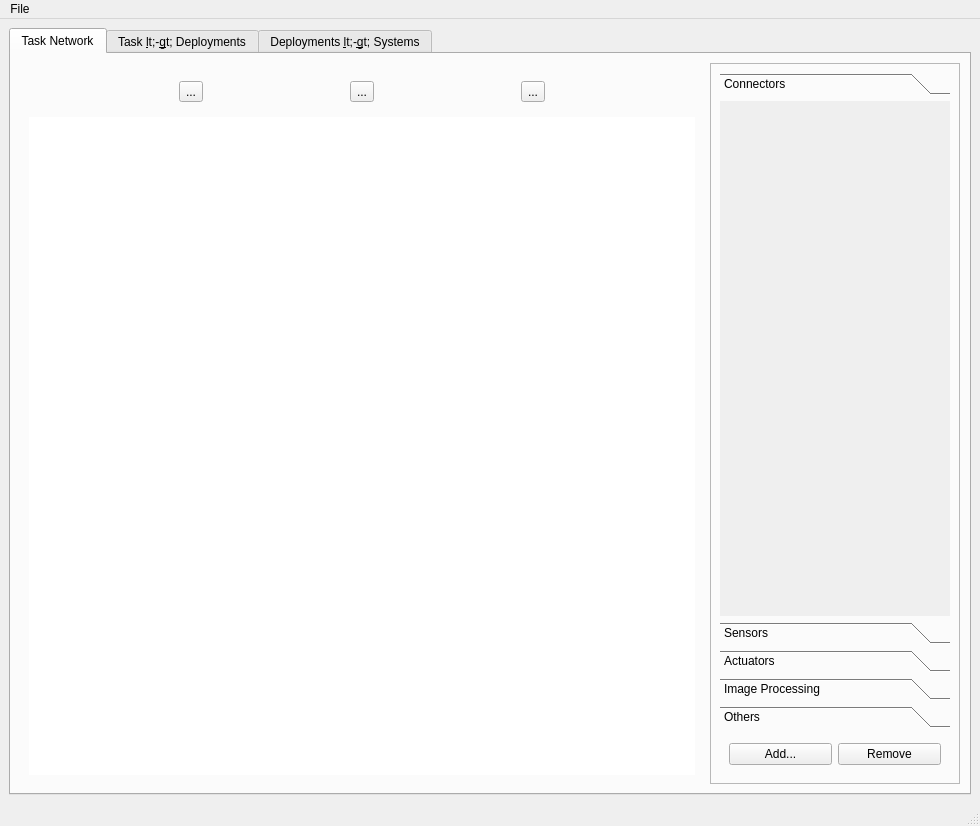
<?xml version="1.0" encoding="UTF-8"?>
<ui version="4.0">
 <class>TaskNetworkManagement</class>
 <widget class="QMainWindow" name="TaskNetworkManagement">
  <property name="geometry">
   <rect>
    <x>0</x>
    <y>0</y>
    <width>980</width>
    <height>826</height>
   </rect>
  </property>
  <property name="windowTitle">
   <string>MainWindow</string>
  </property>
  <widget class="QWidget" name="centralwidget">
   <layout class="QVBoxLayout" name="verticalLayout_2">
    <item>
     <widget class="QTabWidget" name="tabWidget">
      <property name="autoFillBackground">
       <bool>false</bool>
      </property>
      <property name="currentIndex">
       <number>0</number>
      </property>
      <widget class="QWidget" name="tab">
       <attribute name="title">
        <string>Task Network</string>
       </attribute>
       <layout class="QHBoxLayout" name="horizontalLayout">
        <item>
         <widget class="QWidget" name="widget_3" native="true">
          <layout class="QVBoxLayout" name="verticalLayout_3">
           <item>
            <widget class="QFrame" name="PanelOSGControl">
             <property name="sizePolicy">
              <sizepolicy hsizetype="Preferred" vsizetype="Fixed">
               <horstretch>0</horstretch>
               <verstretch>0</verstretch>
              </sizepolicy>
             </property>
             <property name="minimumSize">
              <size>
               <width>0</width>
               <height>30</height>
              </size>
             </property>
             <property name="frameShape">
              <enum>QFrame::NoFrame</enum>
             </property>
             <property name="frameShadow">
              <enum>QFrame::Raised</enum>
             </property>
             <layout class="QGridLayout" name="gridLayout">
              <item row="0" column="0">
               <widget class="QToolButton" name="toolButton">
                <property name="text">
                 <string>...</string>
                </property>
                <property name="icon">
                 <iconset resource="../../../../../../Documents/Projekte/D-Rock/Modeling/DRockGui/Icons.qrc">
                  <normaloff>:/icons/Images/linegraph_64px.png</normaloff>:/icons/Images/linegraph_64px.png</iconset>
                </property>
                <property name="iconSize">
                 <size>
                  <width>32</width>
                  <height>32</height>
                 </size>
                </property>
               </widget>
              </item>
              <item row="0" column="1">
               <widget class="QToolButton" name="toolButton_4">
                <property name="text">
                 <string>...</string>
                </property>
                <property name="icon">
                 <iconset resource="../../../../../../Documents/Projekte/D-Rock/Modeling/DRockGui/Icons.qrc">
                  <normaloff>:/icons/Images/tools_64px.png</normaloff>:/icons/Images/tools_64px.png</iconset>
                </property>
                <property name="iconSize">
                 <size>
                  <width>32</width>
                  <height>32</height>
                 </size>
                </property>
               </widget>
              </item>
              <item row="0" column="2">
               <widget class="QToolButton" name="toolButton_5">
                <property name="text">
                 <string>...</string>
                </property>
                <property name="icon">
                 <iconset resource="../../../../../../Documents/Projekte/D-Rock/Modeling/DRockGui/Icons.qrc">
                  <normaloff>:/icons/Images/global_64px.png</normaloff>:/icons/Images/global_64px.png</iconset>
                </property>
                <property name="iconSize">
                 <size>
                  <width>32</width>
                  <height>32</height>
                 </size>
                </property>
               </widget>
              </item>
             </layout>
            </widget>
           </item>
           <item>
            <widget class="QWidget" name="OSG_Widget" native="true">
             <property name="styleSheet">
              <string notr="true">background-color: rgb(255, 255, 255);</string>
             </property>
            </widget>
           </item>
          </layout>
         </widget>
        </item>
        <item>
         <widget class="QFrame" name="PanelTaskControl">
          <property name="sizePolicy">
           <sizepolicy hsizetype="Fixed" vsizetype="Preferred">
            <horstretch>0</horstretch>
            <verstretch>0</verstretch>
           </sizepolicy>
          </property>
          <property name="minimumSize">
           <size>
            <width>250</width>
            <height>0</height>
           </size>
          </property>
          <property name="frameShape">
           <enum>QFrame::StyledPanel</enum>
          </property>
          <property name="frameShadow">
           <enum>QFrame::Raised</enum>
          </property>
          <layout class="QVBoxLayout" name="verticalLayout">
           <item>
            <widget class="QToolBox" name="toolBox">
             <property name="currentIndex">
              <number>0</number>
             </property>
             <widget class="QWidget" name="page_5">
              <property name="geometry">
               <rect>
                <x>0</x>
                <y>0</y>
                <width>230</width>
                <height>484</height>
               </rect>
              </property>
              <attribute name="label">
               <string>Connectors</string>
              </attribute>
             </widget>
             <widget class="QWidget" name="page">
              <property name="geometry">
               <rect>
                <x>0</x>
                <y>0</y>
                <width>230</width>
                <height>484</height>
               </rect>
              </property>
              <attribute name="label">
               <string>Sensors</string>
              </attribute>
             </widget>
             <widget class="QWidget" name="page_2">
              <property name="geometry">
               <rect>
                <x>0</x>
                <y>0</y>
                <width>230</width>
                <height>484</height>
               </rect>
              </property>
              <attribute name="label">
               <string>Actuators</string>
              </attribute>
             </widget>
             <widget class="QWidget" name="page_3">
              <property name="geometry">
               <rect>
                <x>0</x>
                <y>0</y>
                <width>230</width>
                <height>484</height>
               </rect>
              </property>
              <attribute name="label">
               <string>Image Processing</string>
              </attribute>
             </widget>
             <widget class="QWidget" name="page_4">
              <property name="geometry">
               <rect>
                <x>0</x>
                <y>0</y>
                <width>230</width>
                <height>484</height>
               </rect>
              </property>
              <attribute name="label">
               <string>Others</string>
              </attribute>
             </widget>
            </widget>
           </item>
           <item>
            <widget class="QWidget" name="widget_2" native="true">
             <property name="minimumSize">
              <size>
               <width>0</width>
               <height>0</height>
              </size>
             </property>
             <layout class="QHBoxLayout" name="horizontalLayout_2">
              <item>
               <widget class="QPushButton" name="pushButton">
                <property name="text">
                 <string>Add...</string>
                </property>
               </widget>
              </item>
              <item>
               <widget class="QPushButton" name="pushButton_2">
                <property name="text">
                 <string>Remove</string>
                </property>
               </widget>
              </item>
             </layout>
            </widget>
           </item>
          </layout>
         </widget>
        </item>
       </layout>
      </widget>
      <widget class="QWidget" name="tab_3">
       <attribute name="title">
        <string>Task &lt;-&gt; Deployments</string>
       </attribute>
       <layout class="QHBoxLayout" name="horizontalLayout_3">
        <item>
         <widget class="QFrame" name="frame">
          <property name="sizePolicy">
           <sizepolicy hsizetype="Preferred" vsizetype="Preferred">
            <horstretch>4</horstretch>
            <verstretch>0</verstretch>
           </sizepolicy>
          </property>
          <property name="styleSheet">
           <string notr="true"/>
          </property>
          <property name="frameShape">
           <enum>QFrame::StyledPanel</enum>
          </property>
          <property name="frameShadow">
           <enum>QFrame::Raised</enum>
          </property>
          <layout class="QVBoxLayout" name="verticalLayout_4">
           <item>
            <widget class="QLabel" name="label">
             <property name="text">
              <string>Task Pool</string>
             </property>
            </widget>
           </item>
           <item>
            <widget class="QListWidget" name="listWidget"/>
           </item>
           <item>
            <widget class="QWidget" name="widget" native="true">
             <layout class="QHBoxLayout" name="horizontalLayout_4">
              <item>
               <widget class="QCheckBox" name="checkBox">
                <property name="text">
                 <string>Hide Assigned Tasks</string>
                </property>
               </widget>
              </item>
              <item>
               <widget class="QWidget" name="widget_4" native="true">
                <layout class="QVBoxLayout" name="verticalLayout_5">
                 <item>
                  <widget class="QLabel" name="label_3">
                   <property name="styleSheet">
                    <string notr="true">background-color: rgb(0, 170, 0);
color: rgb(255, 255, 255);
font: 75 11pt &quot;Arial&quot;;</string>
                   </property>
                   <property name="text">
                    <string>Available</string>
                   </property>
                   <property name="alignment">
                    <set>Qt::AlignCenter</set>
                   </property>
                  </widget>
                 </item>
                 <item>
                  <widget class="QLabel" name="label_2">
                   <property name="styleSheet">
                    <string notr="true">background-color: rgb(0, 85, 255);
color: rgb(255, 255, 255);
font: 75 11pt &quot;Arial&quot;;</string>
                   </property>
                   <property name="text">
                    <string>Assigned</string>
                   </property>
                   <property name="alignment">
                    <set>Qt::AlignCenter</set>
                   </property>
                  </widget>
                 </item>
                </layout>
               </widget>
              </item>
             </layout>
            </widget>
           </item>
          </layout>
         </widget>
        </item>
        <item>
         <widget class="QFrame" name="PanelTaskDeploymentManagement">
          <property name="sizePolicy">
           <sizepolicy hsizetype="Preferred" vsizetype="Preferred">
            <horstretch>1</horstretch>
            <verstretch>0</verstretch>
           </sizepolicy>
          </property>
          <property name="frameShape">
           <enum>QFrame::NoFrame</enum>
          </property>
          <property name="frameShadow">
           <enum>QFrame::Raised</enum>
          </property>
          <layout class="QGridLayout" name="gridLayout_2">
           <item row="0" column="0">
            <widget class="QToolButton" name="toolButton_6">
             <property name="text">
              <string/>
             </property>
             <property name="icon">
              <iconset resource="../../../../../../Documents/Projekte/D-Rock/Modeling/DRockGui/Icons.qrc">
               <normaloff>:/icons/Images/Reset.png</normaloff>:/icons/Images/Reset.png</iconset>
             </property>
             <property name="iconSize">
              <size>
               <width>64</width>
               <height>64</height>
              </size>
             </property>
            </widget>
           </item>
          </layout>
         </widget>
        </item>
        <item>
         <widget class="QFrame" name="PanelDeploymentControl">
          <property name="sizePolicy">
           <sizepolicy hsizetype="Preferred" vsizetype="Preferred">
            <horstretch>6</horstretch>
            <verstretch>0</verstretch>
           </sizepolicy>
          </property>
          <property name="frameShape">
           <enum>QFrame::StyledPanel</enum>
          </property>
          <property name="frameShadow">
           <enum>QFrame::Raised</enum>
          </property>
          <layout class="QVBoxLayout" name="verticalLayout_6">
           <item>
            <widget class="QLabel" name="label_4">
             <property name="text">
              <string>Deployments</string>
             </property>
            </widget>
           </item>
           <item>
            <widget class="QTreeWidget" name="treeWidget">
             <attribute name="headerVisible">
              <bool>false</bool>
             </attribute>
             <column>
              <property name="text">
               <string notr="true">1</string>
              </property>
             </column>
            </widget>
           </item>
           <item>
            <widget class="QWidget" name="widget_5" native="true">
             <layout class="QGridLayout" name="gridLayout_3">
              <item row="0" column="2">
               <widget class="QPushButton" name="pushButton_5">
                <property name="text">
                 <string>Remove</string>
                </property>
               </widget>
              </item>
              <item row="0" column="1">
               <widget class="QPushButton" name="pushButton_4">
                <property name="text">
                 <string>Modify</string>
                </property>
               </widget>
              </item>
              <item row="0" column="0">
               <widget class="QPushButton" name="pushButton_3">
                <property name="text">
                 <string>Add</string>
                </property>
               </widget>
              </item>
              <item row="0" column="3">
               <widget class="QPushButton" name="pushButton_6">
                <property name="text">
                 <string>Remove All</string>
                </property>
               </widget>
              </item>
             </layout>
            </widget>
           </item>
          </layout>
         </widget>
        </item>
       </layout>
      </widget>
      <widget class="QWidget" name="tab_2">
       <attribute name="title">
        <string>Deployments &lt;-&gt; Systems</string>
       </attribute>
       <layout class="QHBoxLayout" name="horizontalLayout_15">
        <item>
         <widget class="QFrame" name="frame_3">
          <property name="sizePolicy">
           <sizepolicy hsizetype="Preferred" vsizetype="Preferred">
            <horstretch>4</horstretch>
            <verstretch>0</verstretch>
           </sizepolicy>
          </property>
          <property name="styleSheet">
           <string notr="true"/>
          </property>
          <property name="frameShape">
           <enum>QFrame::StyledPanel</enum>
          </property>
          <property name="frameShadow">
           <enum>QFrame::Raised</enum>
          </property>
          <layout class="QVBoxLayout" name="verticalLayout_12">
           <item>
            <widget class="QLabel" name="label_9">
             <property name="text">
              <string>Deployment Pool</string>
             </property>
            </widget>
           </item>
           <item>
            <widget class="QListWidget" name="listWidget_3"/>
           </item>
           <item>
            <widget class="QWidget" name="widget_11" native="true">
             <layout class="QHBoxLayout" name="horizontalLayout_9">
              <item>
               <widget class="QCheckBox" name="checkBox_3">
                <property name="text">
                 <string>Hide Assigned Deployments</string>
                </property>
               </widget>
              </item>
              <item>
               <widget class="QWidget" name="widget_12" native="true">
                <layout class="QVBoxLayout" name="verticalLayout_13">
                 <item>
                  <widget class="QLabel" name="label_10">
                   <property name="styleSheet">
                    <string notr="true">background-color: rgb(0, 170, 0);
color: rgb(255, 255, 255);
font: 75 11pt &quot;Arial&quot;;</string>
                   </property>
                   <property name="text">
                    <string>Available</string>
                   </property>
                   <property name="alignment">
                    <set>Qt::AlignCenter</set>
                   </property>
                  </widget>
                 </item>
                 <item>
                  <widget class="QLabel" name="label_11">
                   <property name="styleSheet">
                    <string notr="true">background-color: rgb(0, 85, 255);
color: rgb(255, 255, 255);
font: 75 11pt &quot;Arial&quot;;</string>
                   </property>
                   <property name="text">
                    <string>Assigned</string>
                   </property>
                   <property name="alignment">
                    <set>Qt::AlignCenter</set>
                   </property>
                  </widget>
                 </item>
                </layout>
               </widget>
              </item>
             </layout>
            </widget>
           </item>
          </layout>
         </widget>
        </item>
        <item>
         <widget class="QFrame" name="PanelTaskDeploymentManagement_4">
          <property name="sizePolicy">
           <sizepolicy hsizetype="Preferred" vsizetype="Preferred">
            <horstretch>1</horstretch>
            <verstretch>0</verstretch>
           </sizepolicy>
          </property>
          <property name="frameShape">
           <enum>QFrame::NoFrame</enum>
          </property>
          <property name="frameShadow">
           <enum>QFrame::Raised</enum>
          </property>
          <layout class="QGridLayout" name="gridLayout_10">
           <item row="0" column="0">
            <widget class="QToolButton" name="toolButton_20">
             <property name="text">
              <string/>
             </property>
             <property name="icon">
              <iconset resource="../../../../../../Documents/Projekte/D-Rock/Modeling/DRockGui/Icons.qrc">
               <normaloff>:/icons/Images/Reset.png</normaloff>:/icons/Images/Reset.png</iconset>
             </property>
             <property name="iconSize">
              <size>
               <width>64</width>
               <height>64</height>
              </size>
             </property>
            </widget>
           </item>
          </layout>
         </widget>
        </item>
        <item>
         <widget class="QFrame" name="PanelDeploymentControl_4">
          <property name="sizePolicy">
           <sizepolicy hsizetype="Preferred" vsizetype="Preferred">
            <horstretch>6</horstretch>
            <verstretch>0</verstretch>
           </sizepolicy>
          </property>
          <property name="frameShape">
           <enum>QFrame::StyledPanel</enum>
          </property>
          <property name="frameShadow">
           <enum>QFrame::Raised</enum>
          </property>
          <layout class="QVBoxLayout" name="verticalLayout_21">
           <item>
            <widget class="QLabel" name="label_19">
             <property name="text">
              <string>Execution Systems</string>
             </property>
            </widget>
           </item>
           <item>
            <widget class="QTreeWidget" name="treeWidget_4">
             <attribute name="headerVisible">
              <bool>false</bool>
             </attribute>
             <column>
              <property name="text">
               <string notr="true">1</string>
              </property>
             </column>
            </widget>
           </item>
           <item>
            <widget class="QWidget" name="widget_20" native="true">
             <layout class="QGridLayout" name="gridLayout_11">
              <item row="0" column="2">
               <widget class="QPushButton" name="pushButton_19">
                <property name="text">
                 <string>Remove</string>
                </property>
               </widget>
              </item>
              <item row="0" column="1">
               <widget class="QPushButton" name="pushButton_20">
                <property name="text">
                 <string>Modify</string>
                </property>
               </widget>
              </item>
              <item row="0" column="0">
               <widget class="QPushButton" name="pushButton_21">
                <property name="text">
                 <string>Add</string>
                </property>
               </widget>
              </item>
              <item row="0" column="3">
               <widget class="QPushButton" name="pushButton_22">
                <property name="text">
                 <string>Remove All</string>
                </property>
               </widget>
              </item>
             </layout>
            </widget>
           </item>
          </layout>
         </widget>
        </item>
       </layout>
      </widget>
     </widget>
    </item>
   </layout>
  </widget>
  <widget class="QMenuBar" name="menubar">
   <property name="geometry">
    <rect>
     <x>0</x>
     <y>0</y>
     <width>980</width>
     <height>25</height>
    </rect>
   </property>
   <widget class="QMenu" name="menuFile">
    <property name="title">
     <string>File</string>
    </property>
   </widget>
   <addaction name="menuFile"/>
  </widget>
  <widget class="QStatusBar" name="statusbar"/>
 </widget>
 <resources>
  <include location="../../../../../../Documents/Projekte/D-Rock/Modeling/DRockGui/Icons.qrc"/>
 </resources>
 <connections/>
</ui>
